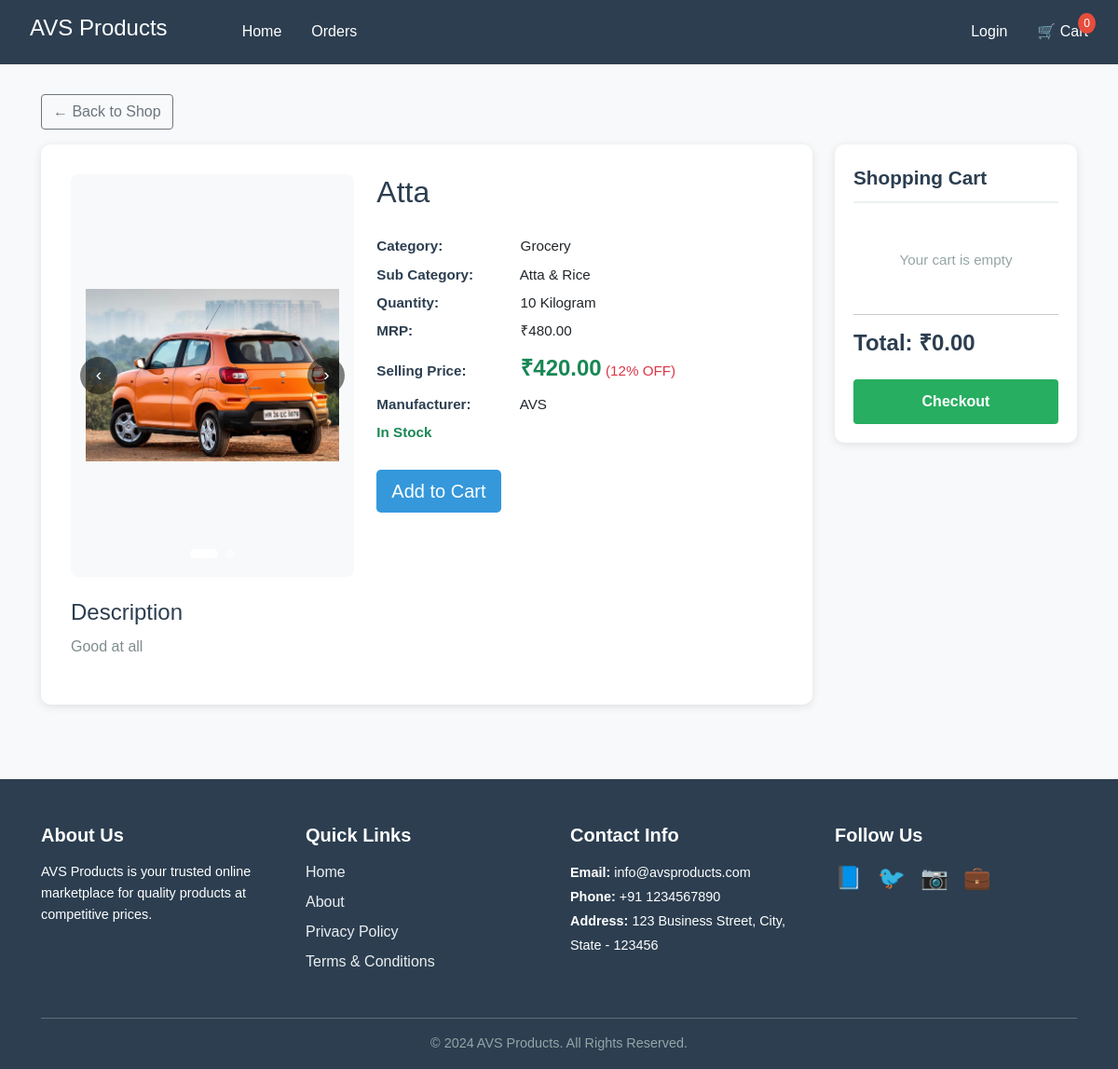
The page /product/prod1/ on the database its author committed.
### management/models.py (models this page shows, shortened)
class Product(models.Model):
    class Meta:
        db_table = 'business_product'
    STATUS_CHOICES = [
        ('Active', 'Active'),
        ('Inactive', 'Inactive'),
    ]
    id = models.CharField(max_length=20, primary_key=True, editable=False)
    product_name = models.CharField(max_length=255)
    description = models.TextField()
    product_category = models.ForeignKey(ProductCategory, on_delete=models.CASCADE)
    quantity = models.IntegerField()
    unit = models.CharField(max_length=50)
    mrp = models.DecimalField(max_digits=10, decimal_places=2)
    cost_price = models.DecimalField(max_digits=10, decimal_places=2,default=0)
    selling_price = models.DecimalField(max_digits=10, decimal_places=2)
    stock = models.IntegerField()
    ship_cost = models.DecimalField(max_digits=10, decimal_places=2, default=0)
    source = models.CharField(max_length=255)
    manufacturer = models.CharField(max_length=255)
    status = models.CharField(max_length=20, choices=STATUS_CHOICES, default='Active')
    business_code = models.ForeignKey(BusinessDetail, to_field='code', on_delete=models.CASCADE, blank=True, null=True)
    created_by = models.CharField(max_length=100)
    added_by = models.CharField(max_length=255, blank=True, null=True)
    created_at = models.DateTimeField(auto_now_add=True)
    modified_by = models.CharField(max_length=100, blank=True, null=True)
    modified_at = models.DateTimeField(blank=True, null=True)
    @property
    def category(self):
        return self.product_category.category
    @property
    def sub_category(self):
        return self.product_category.sub_category
    @property
    def discount_percentage(self):
        if self.mrp > self.selling_price:
            return round(((self.mrp - self.selling_price) / self.mrp) * 100)
        return 0

class ProductImage(models.Model):
    product = models.ForeignKey(Product, on_delete=models.CASCADE, related_name='images')
    image = models.ImageField(upload_to=_product_image_path)
    is_primary = models.BooleanField(default=False)
    created_at = models.DateTimeField(auto_now_add=True)
    class Meta:
        db_table = 'product_image'

class ProductCategory(models.Model):
    class Meta:
        db_table = 'business_productcategory'
    id = models.AutoField(primary_key=True)
    category = models.CharField(max_length=100)
    sub_category = models.CharField(max_length=100)
    hsn = models.CharField(max_length=50)
    sgst = models.DecimalField(max_digits=5, decimal_places=2)
    cgst = models.DecimalField(max_digits=5, decimal_places=2)
    created_at = models.DateTimeField(auto_now_add=True)
    created_by = models.CharField(max_length=100)
    modified_at = models.DateTimeField(auto_now=True)
    modified_by = models.CharField(max_length=100, blank=True, null=True)

### customer/views.py (the view)
# urls.py: path('product/<str:product_id>/', views.product_detail, name='product_detail'),
def product_detail(request, product_id):
    product = get_object_or_404(Product, id=product_id)
    return render(request, 'customer/product_detail.html', {'product': product})

### seller/context_processors.py (called while the page is built, shortened)
def staff_info(request):
    return {}

### templates/customer/product_detail.html (shortened to what this page needs)
{% extends 'customer/base.html' %}
{% block content %}
<div class="container-fluid">
    <a href="{% url 'home' %}" class="btn btn-outline-secondary mb-3">← Back to Shop</a>
    <div class="row">
        <div class="col-md-9">
            <div class="product-detail">
                <div class="row">
                    <div class="col-md-5">
                        {% if product.images.all %}
                        <div class="image-gallery">
                            {% if product.images.all|length > 1 %}
                            <button class="carousel-btn prev" type="button" onclick="event.stopPropagation(); prevImage();">‹</button>
                            <button class="carousel-btn next" type="button" onclick="event.stopPropagation(); nextImage();">›</button>
                            {% endif %}
                            <img id="mainImage" src="{{ product.images.first.image.url }}" class="product-image" alt="{{ product.product_name }}" onclick="openZoom()">
                            {% if product.images.all|length > 1 %}
                            <div class="dots-container" id="dotsContainer"></div>
                            {% endif %}
                        </div>
                        {% else %}
                        <div class="product-image bg-secondary d-flex align-items-center justify-content-center text-white">No Image</div>
                        {% endif %}
                    </div>
                    <div class="col-md-7">
                        <h2 style="color: #2c3e50; margin-bottom: 1.5rem;">{{ product.product_name }}</h2>
                        <div class="product-info">
                            <div><strong>Category:</strong> {{ product.category }}</div>
                            <div><strong>Sub Category:</strong> {{ product.sub_category }}</div>
                            <div><strong>Quantity:</strong> {{ product.quantity }} {{ product.unit }}</div>
                            <div><strong>MRP:</strong> ₹{{ product.mrp }}</div>
                            <div><strong>Selling Price:</strong> <span class="text-success fw-bold fs-4">₹{{ product.selling_price }}</span>
                                {% if product.discount_percentage > 0 %}
                                <span class="text-danger">({{ product.discount_percentage }}% OFF)</span>
                                {% endif %}
                            </div>
                            <div><strong>Manufacturer:</strong> {{ product.manufacturer }}</div>
                            <div>{% if product.stock > 0 %}<span class="text-success fw-bold">In Stock</span>{% else %}<span class="text-danger fw-bold">Out of Stock</span>{% endif %}</div>
                        </div>
                        <div class="mt-4" id="cart-status-{{ product.id }}">
                        </div>
                    </div>
                </div>
                {% if product.description %}
                <div class="mt-4">
                    <h4 style="color: #2c3e50;">Description</h4>
                    <p style="color: #7f8c8d; line-height: 1.8;">{{ product.description }}</p>
                </div>
                {% endif %}
            </div>
        </div>
        <div class="col-md-3">
            <div class="cart-sidebar">
                <div class="cart-title">Shopping Cart</div>
                <div id="cartItems"></div>
                <hr>
                <h4 id="cartTotal" style="color: #2c3e50; font-weight: bold;">Total: ₹0</h4>
                <button class="btn btn-checkout w-100 mt-3" onclick="checkout()">Checkout</button>
            </div>
        </div>
    </div>
</div>
{% endblock %}

### templates/customer/base.html (style rules this page uses)
* { margin: 0; padding: 0; box-sizing: border-box; }
body { font-family: Arial, sans-serif; }

### templates/customer/product_detail.html (style rules this page uses)
body { background: #f8f9fa; }
.product-detail { background: white; border-radius: 10px; padding: 2rem; box-shadow: 0 2px 10px rgba(0,0,0,0.1); }
.image-gallery { position: relative; background: #f8f9fa; padding: 1rem; border-radius: 8px; }
.product-image { width: 100%; height: 400px; object-fit: contain; border-radius: 8px; cursor: zoom-in; }
.carousel-btn { position: absolute; top: 50%; transform: translateY(-50%); background: rgba(0,0,0,0.5); color: white; border: none; width: 40px; height: 40px; border-radius: 50%; cursor: pointer; font-size: 1.2rem; z-index: 10; transition: all 0.3s; }
.carousel-btn.prev { left: 10px; }
.carousel-btn.next { right: 10px; }
.dots-container { position: absolute; bottom: 20px; left: 50%; transform: translateX(-50%); display: flex; gap: 8px; z-index: 10; }
.product-info { font-size: 0.95rem; line-height: 2; }
.product-info strong { color: #2c3e50; min-width: 150px; display: inline-block; }
.cart-sidebar { background: white; border-radius: 10px; box-shadow: 0 2px 10px rgba(0,0,0,0.1); padding: 20px; position: sticky; top: 20px; }
.cart-title { font-size: 1.3rem; font-weight: bold; color: #2c3e50; margin-bottom: 20px; border-bottom: 2px solid #ecf0f1; padding-bottom: 10px; }
.btn-checkout { background: #27ae60; color: white; border: none; font-weight: 600; padding: 12px; }

### rows shown on the page
Product: images.first.image (picture), product_name "Atta", category "Grocery", sub_category "Atta & Rice", quantity "10", unit "Kilogram", mrp "480.00", selling_price "420.00", discount_percentage "12", manufacturer "AVS", description "Good at all"
